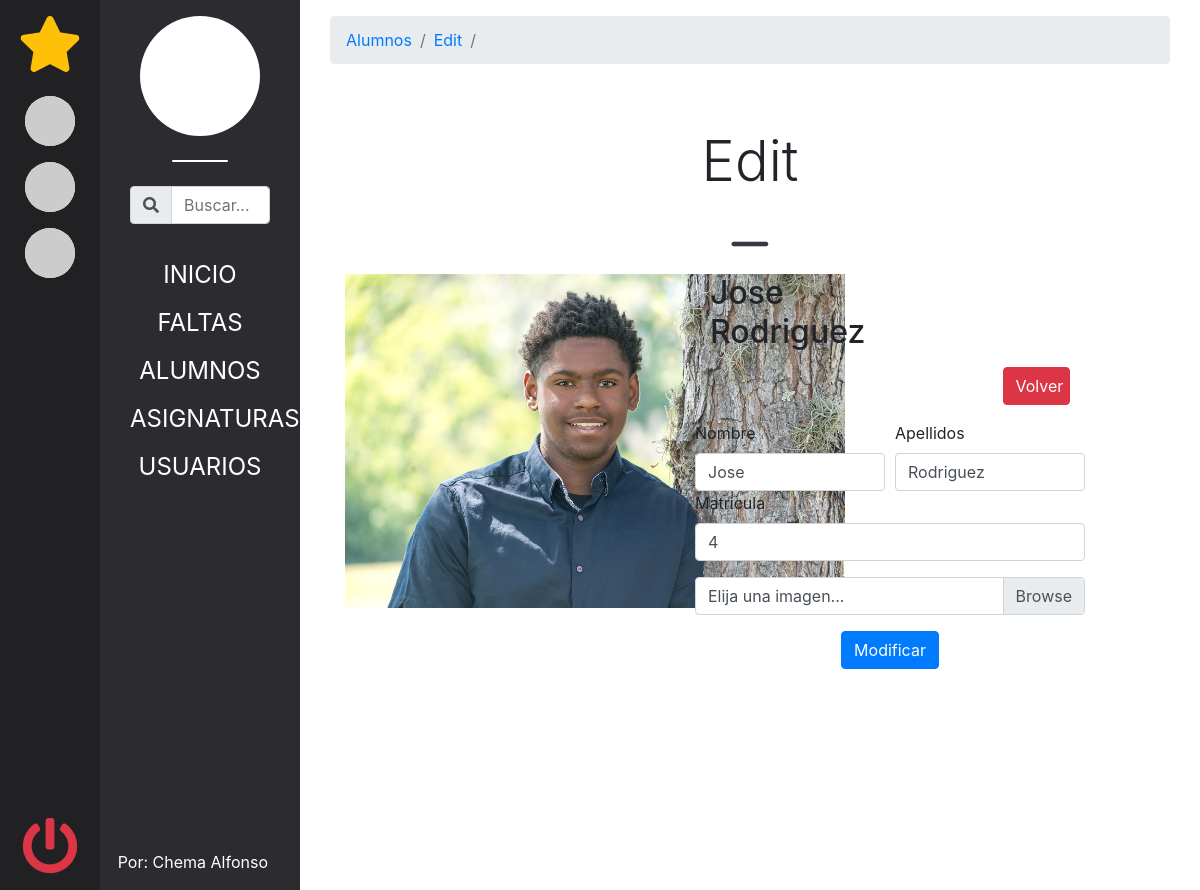
The app's page /index.php?controller=alumno&action=edit&id=4 (signed in) with its own data.
### tables this page shows
CREATE TABLE IF NOT EXISTS alumnos(
    id        int(11) auto_increment,
    matricula int(11) UNIQUE,
    nombre    varchar(150),
    apellidos varchar(150),
    img       varchar(255),
CONSTRAINT pk_alumnos PRIMARY KEY (id)
);

### controllers/alumnoController.php (called while the page is built, shortened)
<?php
class AlumnoController{
    public function edit(){
        $alumno_id = filter_var($_GET['id'], FILTER_SANITIZE_NUMBER_INT);
        $alumnoEdit = new Alumno();
        $alumnoEdit->AlumnoUnico( $alumno_id );
        require_once 'views/alumnos/crear.php';
    }
}

### models/Router.php (called while the page is built, shortened)
<?php
class Router{
    public function navigator(){
        if ( isset($_GET['controller']) ){
            if ( isset($_GET['action']) ){
                $action = filter_var($_GET['action'], FILTER_SANITIZE_STRING);
            } else {
                $action = 'main';
            }
        } else {
            $controller = 'mainController';
            $action = 'main';
        }
        $ctrl = new $controller();
        $ctrl->$action();
    }
}

### db/DbConf.php (called while the page is built)
<?php
abstract class DbConfig{
    private $server = 'localhost';
    private $db = 'faltasdeasistencia';
    private $usr = 'root';
    private $psw = '';
    private $port = '3306';
    protected function getServer(){ return $this->server; }
    protected function getDb(){ return $this->db; }
    protected function getUsr(){ return $this->usr; }
    protected function getPsw(){ return $this->psw; }
    protected function getPort(){ return $this->port; }
}

### db/db.php (called while the page is built, shortened)
<?php
require_once 'DbConf.php';
class Db extends DbConfig{
    private $conn;
    public function __construct(){
        try
        {
            $cadena = 'mysql:host=' . $this->getServer() .
                      ';dbname='    . $this->getDb() .
                      ';port='      . $this->getPort();
            $this->conn = new PDO( $cadena, $this->getUsr(), $this->getPsw() );
            $this->conn->exec('SET CHARACTER SET utf8');
            $this->conn->setAttribute(PDO::ATTR_ERRMODE,
                                     PDO::ERRMODE_EXCEPTION);
        }
        catch(PDOExcerption $e)
        {
            $this->error = 'No se ha podido establecer la conexión: ' .
                           $e->getMessage();
        }
    }
    public function seleccionar( $sql ){
        $sent = $this->conn->prepare( $sql );
        $sent->execute();
        $this->filas = $sent->fetchAll( PDO::FETCH_OBJ );
        return true;
    }
}

### models/Alumno.php (called while the page is built, shortened)
<?php
require_once 'db/db.php';
class Alumno extends Db{
    public function AlumnoUnico( $id )
    {
        if ( $this->seleccionar("SELECT * FROM alumnos WHERE id = $id") )
        {
            return true;
        }
        return false;
    }
}

### views/alumnos/crear.php (the view, shortened to what this page needs)
<div class="row">
    <div class="col-5">
        <div class="viewItemImgContainer m-auto overflow-hidden">
            <img class="viewItemImg img-fluid" src="<?= isset($alumnoEdit) ? $alumnoEdit->filas[0]->img : 'https://picsum.photos/500/600?image=12' ?>" alt="<?= isset($alumnoEdit) ? $alumnoEdit->filas[0]->nombre : '' ?>">
        </div>
    </div>
    <div class="col-6 ">
        <div class="row">
            <div class="col-12 ">
                    <div class="row">
                        <div class="col-12">
                        <div class="col-6  justify-content-center">
                            <h2><?= isset($alumnoEdit) ? $alumnoEdit->filas[0]->nombre. ' ' . $alumnoEdit->filas[0]->apellidos : 'Nuevo alumno' ?></h2>
                        </div>
                        <div class="col-3 offset-9 justify-content-center">
                            <a class="d-block my-3 btn btn-danger" href="index.php?controller=alumno&action=main">Volver</a>
                        </div>
                        </div>
                    </div>
                <form action="<?= isset($alumnoEdit) ? "index.php?controller=alumno&action=create&edit=true" :"index.php?controller=alumno&action=create"?>" method="POST" enctype="multipart/form-data">
                    <div class="form-row">
                        <div class="col">
                            <label for="nombre">Nombre</label>
                            <input class="form-control" name="nombre" type="text" value="<?= isset($alumnoEdit) ? $alumnoEdit->filas[0]->nombre : '' ?>" required>
                        </div>
                        <div class="col">
                            <label for="apellido">Apellidos</label>
                            <input class="form-control" name="apellidos" type="text" value="<?= isset($alumnoEdit) ? $alumnoEdit->filas[0]->apellidos : '' ?>" required>
                        </div>
                    </div>
                    <div class="form-group">
                        <label for="matricula">Matricula</label>
                        <input class="form-control" name="matricula" type="text" value="<?= isset($alumnoEdit) ? $alumnoEdit->filas[0]->matricula : '' ?>" required>
                    </div>
                    <div class="custom-file">
                        <label class="custom-file-label" for="img">Elija una imagen...</label>
                    </div>
                    <div class="col-12 text-center mt-3">
                        <input class="btn btn-primary" type="submit" value="<?= isset($alumnoEdit) ? 'Modificar' : 'Crear' ?>" >
                    </div>
                </form>
            </div>
        </div>
    </div>
</div>

### assets/css/mainStyles.css (style rules this page uses)
* { margin: 0; padding: 0; }
a { transition: all .3s; }
.viewItemImgContainer { width: 500px; height: 600px; position: relative; }

### records on screen
alumnos: img (picture), nombre "Jose", apellidos "Rodriguez", matricula "4"

### other values on screen
$breadcrum "Alumnos"
$breadcrum "Edit"
